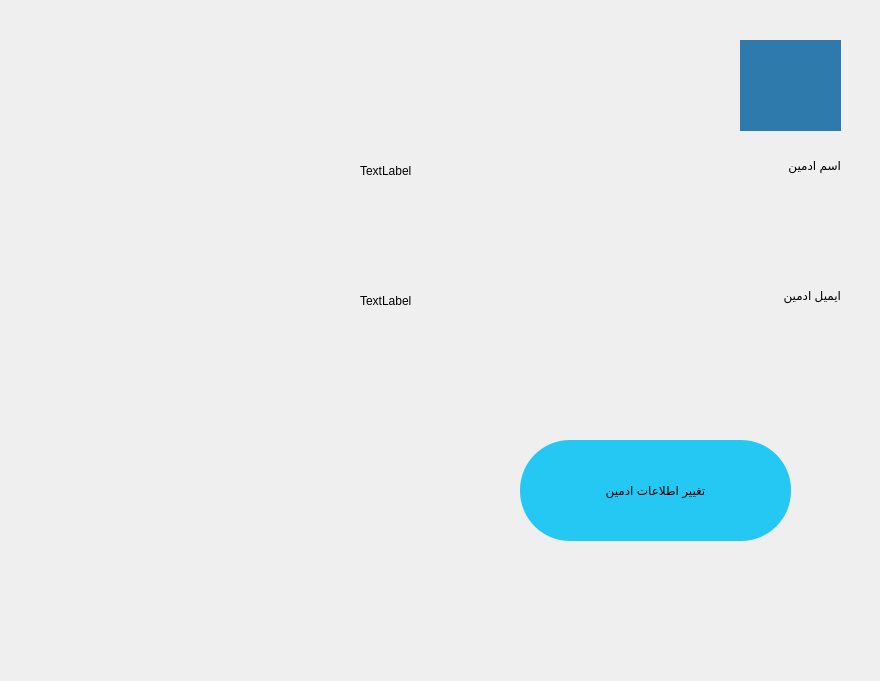
<?xml version="1.0" encoding="UTF-8"?>
<ui version="4.0">
 <class>Dialog</class>
 <widget class="QDialog" name="Dialog">
  <property name="geometry">
   <rect>
    <x>0</x>
    <y>0</y>
    <width>880</width>
    <height>681</height>
   </rect>
  </property>
  <property name="windowTitle">
   <string>Dialog</string>
  </property>
  <property name="styleSheet">
   <string notr="true"/>
  </property>
  <widget class="QLabel" name="label">
   <property name="geometry">
    <rect>
     <x>0</x>
     <y>0</y>
     <width>881</width>
     <height>681</height>
    </rect>
   </property>
   <property name="text">
    <string/>
   </property>
   <property name="pixmap">
    <pixmap>../images/6. User interface files and images for this project __ 1.7 background2.png</pixmap>
   </property>
   <property name="scaledContents">
    <bool>true</bool>
   </property>
  </widget>
  <widget class="QLabel" name="ADD">
   <property name="geometry">
    <rect>
     <x>90</x>
     <y>70</y>
     <width>141</width>
     <height>111</height>
    </rect>
   </property>
   <property name="text">
    <string/>
   </property>
   <property name="pixmap">
    <pixmap>../images/OBFGFZ0-removebg-preview.png</pixmap>
   </property>
   <property name="scaledContents">
    <bool>true</bool>
   </property>
  </widget>
  <widget class="QLabel" name="label_3">
   <property name="geometry">
    <rect>
     <x>130</x>
     <y>220</y>
     <width>71</width>
     <height>71</height>
    </rect>
   </property>
   <property name="text">
    <string/>
   </property>
   <property name="pixmap">
    <pixmap>../images/online-shop.png</pixmap>
   </property>
   <property name="scaledContents">
    <bool>true</bool>
   </property>
  </widget>
  <widget class="QLabel" name="label_4">
   <property name="geometry">
    <rect>
     <x>120</x>
     <y>360</y>
     <width>91</width>
     <height>81</height>
    </rect>
   </property>
   <property name="text">
    <string/>
   </property>
   <property name="pixmap">
    <pixmap>../images/box.png</pixmap>
   </property>
   <property name="scaledContents">
    <bool>true</bool>
   </property>
  </widget>
  <widget class="QLabel" name="label_5">
   <property name="geometry">
    <rect>
     <x>700</x>
     <y>140</y>
     <width>141</width>
     <height>51</height>
    </rect>
   </property>
   <property name="styleSheet">
    <string notr="true">color: rgb(0, 0, 0);
font: 14pt &quot;MV Boli&quot;;</string>
   </property>
   <property name="text">
    <string>اسم ادمین</string>
   </property>
  </widget>
  <widget class="QLabel" name="Name">
   <property name="geometry">
    <rect>
     <x>360</x>
     <y>150</y>
     <width>361</width>
     <height>41</height>
    </rect>
   </property>
   <property name="text">
    <string>TextLabel</string>
   </property>
  </widget>
  <widget class="QLabel" name="label_6">
   <property name="geometry">
    <rect>
     <x>700</x>
     <y>270</y>
     <width>141</width>
     <height>51</height>
    </rect>
   </property>
   <property name="styleSheet">
    <string notr="true">color: rgb(0, 0, 0);
font: 14pt &quot;MV Boli&quot;;</string>
   </property>
   <property name="text">
    <string>ایمیل ادمین</string>
   </property>
  </widget>
  <widget class="QLabel" name="Name_2">
   <property name="geometry">
    <rect>
     <x>360</x>
     <y>280</y>
     <width>361</width>
     <height>41</height>
    </rect>
   </property>
   <property name="text">
    <string>TextLabel</string>
   </property>
  </widget>
  <widget class="QLabel" name="label_7">
   <property name="geometry">
    <rect>
     <x>740</x>
     <y>40</y>
     <width>101</width>
     <height>91</height>
    </rect>
   </property>
   <property name="styleSheet">
    <string notr="true">background-color: rgb(47, 122, 172);</string>
   </property>
   <property name="text">
    <string/>
   </property>
   <property name="pixmap">
    <pixmap>../images/5844-removebg-preview.png</pixmap>
   </property>
   <property name="scaledContents">
    <bool>true</bool>
   </property>
  </widget>
  <widget class="QLabel" name="label_8">
   <property name="geometry">
    <rect>
     <x>120</x>
     <y>510</y>
     <width>91</width>
     <height>81</height>
    </rect>
   </property>
   <property name="text">
    <string/>
   </property>
   <property name="pixmap">
    <pixmap>../images/work-cycle.png</pixmap>
   </property>
   <property name="scaledContents">
    <bool>true</bool>
   </property>
  </widget>
  <widget class="QPushButton" name="pushButton">
   <property name="geometry">
    <rect>
     <x>520</x>
     <y>440</y>
     <width>271</width>
     <height>101</height>
    </rect>
   </property>
   <property name="styleSheet">
    <string notr="true">color: rgb(0, 0, 0);
background-color: rgb(37, 200, 243);
font: 12pt &quot;MV Boli&quot;;
border-radius:50%;</string>
   </property>
   <property name="text">
    <string>تغییر اطلاعات ادمین</string>
   </property>
  </widget>
 </widget>
 <resources/>
 <connections/>
</ui>
